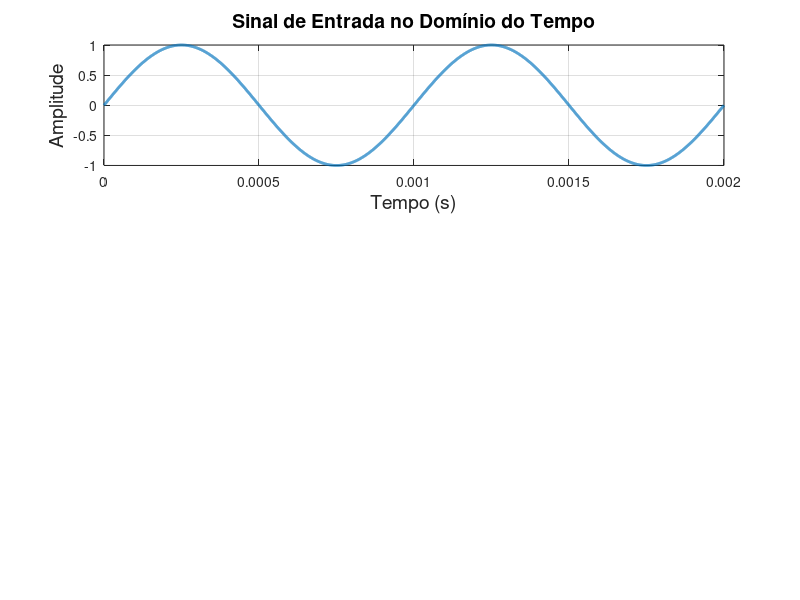

Recreate this plot in MATLAB. (Note: this script raises an error after producing the figure.)
%%%%%%%%%%%%%%%%%%%%%%%%%%%%%%%%%%%%%%%%%%%%%%%%%%%
% Disciplina: MI-Processamento Digital de Sinais
% Instituição: Uefs
% Período: 2022.2
% Projeto: Amostragem Natural (Gatilhamento)
% Discentes: 
%         - Gabriel Sá Barreto Alves
%         - Marcelo
%         - Allyson
%         - Lucas
%%%%%%%%%%%%%%%%%%%%%%%%%%%%%%%%%%%%%%%%%%%%%%%%%%%
close all; clear all; clc; %pkg load signal;
% Geração de um sinal contínuo no tempo e limitado em frequência;
% Definições no tempo para geração e amostragem do sinal de entrada:
amp      = 1;                 % Amplitude do Sinal;
freq     = 1000;              % Frequência do Sinal = 1kHz;
T        = 1/freq;             % Período do Sinal;
fs       = 3000000;           % Frequência de Amostragem para geração do sinal = 3000kHz = 3 MHz (amostras por segundo);
ts       = 1/fs;              % Período de Amostragem (um período para cada amostra);
stoptime = (2*T) - ts;        % Duração do Sinal em segundos (5 períodos);
t        = 0:ts:stoptime;     % Vetor de tempo;
% Geração de um sinal senoidal;
xt       = amp*sin(2*pi*freq*t);
N        = length(xt);    % Quantidade de amostras do sinal;
%%%%%%%%%%%%%%%%%%%%%%%%%%%%%%%%%%%%%%%%%%%%%%%%%%%
subplot(3,1,1);
plot(t,xt, 'LineWidth',2);
grid on;
xlabel ('Tempo (s)' , 'fontsize', 14);
ylabel ("Amplitude", 'fontsize', 14);
title ("Sinal de Entrada no Domínio do Tempo", 'fontsize', 14);
%%%%%%%%%%%%%%%%%%%%%%%%%%%%%%%%%%%%%%%%%%%%%%%%%%
% Geração do trem de pulsos
amp  = 1;
duty = 33; 
freq = 1900;
pwm_signal = pulses_generator(t,freq,amp,duty);
%%%%%%%%%%%%%%%%%%%%%%%%%%%%%%%%%%%%%%%%%%%%%%%%%%
subplot(3,1,2);
plot(t,pwm_signal, 'LineWidth',2);
grid on;
xlabel ('Tempo (s)' , 'fontsize', 14);
ylabel ("Amplitude", 'fontsize', 14);
title ("Trem de Pulsos", 'fontsize', 14);
%%%%%%%%%%%%%%%%%%%%%%%%%%%%%%%%%%%%%%%%%%%%%%%%%%%
% Modulação do sinal de entrada
xs = xt.*pwm_signal;
%%%%%%%%%%%%%%%%%%%%%%%%%%%%%%%%%%%%%%%%%%%%%%%%%%
subplot(3,1,3);
plot(t,xs, 'LineWidth',2);
grid on;
xlabel ('Tempo (s)' , 'fontsize', 14);
ylabel ("Amplitude", 'fontsize', 14);
title ("Sinal Modulado com PAM", 'fontsize', 14);
%%%%%%%%%%%%%%%%%%%%%%%%%%%%%%%%%%%%%%%%%%%%%%%%%%%%
% Cálculo da FFT e Plotagem no Domínio da Frequência;
%[f,Xs] = fft(xs);%my_fft2(t,xs,fs);
Xs = fft(xs);%my_fft2(t,xs,fs);
%%%%%%%%%%%%%%%%%%%%%%%%%%%%%%%%%%%%%%%%%%%%%%%%%%%%
figure;
subplot(2,1,1);
stem((abs(Xs)/length(xs)),'.');
%stem(f,Xs,'.');
grid on;
axis([-(3*freq) (3*freq) -2 2]);
xlabel ('{\it f} (Hertz)' , 'fontsize', 14);
ylabel ('|X({\itf})|', 'fontsize', 14);
title ("Espectro do Sinal xt(t) modulado", 'fontsize', 14);
subplot(2,1,2);
stem(angle(Xs));
%%%%%%%%%%%%%%%%%%%%%%%%%%%%%%%%%%%%%%%%%%%%%%%%%%%%
figure;
[fr, ph] = phase(xt,fs);
stem(fr,ph);
axis([-(3*freq) (3*freq) -2 2]);
xlabel 'Frequency (Hz)';
ylabel 'Phase / \pi';
grid on;
hold on;
[fr, ph] = phase(xs,fs);
stem(fr,ph);